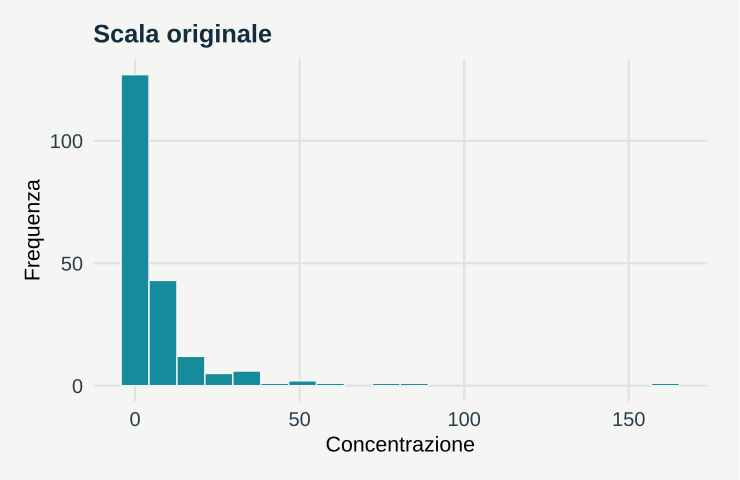

R code for this plot:
# GeoStat Lab — funzioni comuni. R >= 4.3; ggplot2 >= 3.4; jsonlite.
suppressPackageStartupMessages(library(ggplot2))
col_geo <- c('#168B9C','#BC5B35','#7054A4','#A17B19','#227864','#64748B')
theme_set(theme_minimal(base_size=17, base_family='sans') + theme(
  plot.background=element_rect(fill='#F5F6F3',colour=NA),
  panel.background=element_rect(fill='#F5F6F3',colour=NA),
  panel.grid.minor=element_blank(),panel.grid.major=element_line(colour='#DCE3E2'),
  plot.title=element_text(size=19,face='bold',colour='#122D3B'),
  plot.subtitle=element_text(size=13,colour='#405560',margin=margin(b=12)),
  axis.text=element_text(size=15,colour='#273E4A'),axis.title=element_text(size=16),
  legend.position='bottom',legend.title=element_blank(),legend.text=element_text(size=14),
  strip.text=element_text(size=15,face='bold'),plot.margin=margin(18,24,18,18)))
metric <- function(...) data.frame(grandezza=names(c(...)),valore=as.character(c(...)),check.names=FALSE)
f <- function(x,d=3) {out<-formatC(x,digits=d,format='fg');out[!is.finite(x)]<-'Non definito';out}
line_plot <- function(d,x='x',y='y',title='',xl=x,yl=y,group=NULL) {
 p<-ggplot(d,aes(x=.data[[x]],y=.data[[y]]))
 if(is.null(group)) p<-p+geom_line(colour=col_geo[1],linewidth=1.05) else p<-p+aes(colour=.data[[group]],group=.data[[group]])+geom_line(linewidth=1)+scale_colour_manual(values=col_geo)
 p+labs(title=title,x=xl,y=yl)
}
point_plot <- function(d,x='x',y='y',title='',xl=x,yl=y,group=NULL) {
 p<-ggplot(d,aes(x=.data[[x]],y=.data[[y]]))
 if(is.null(group))p<-p+geom_point(colour=col_geo[1],size=2.5,alpha=.8) else p<-p+aes(colour=.data[[group]])+geom_point(size=2.7,alpha=.85)+scale_colour_manual(values=col_geo)
 p+labs(title=title,x=xl,y=yl)
}
hist_plot<-function(x,title='',xl='Valore',bins=20)ggplot(data.frame(x=x),aes(x))+geom_histogram(bins=bins,fill=col_geo[1],colour='#F5F6F3')+labs(title=title,x=xl,y='Frequenza')
bar_plot<-function(d,x='gruppo',y='valore',title='',yl='Valore')ggplot(d,aes(x=.data[[x]],y=.data[[y]],fill=.data[[x]]))+geom_col(width=.65)+scale_fill_manual(values=rep(col_geo,length.out=length(unique(d[[x]])) ))+guides(fill='none')+labs(title=title,x=NULL,y=yl)
map_plot<-function(d,z='z',title='',xl='Est [km]',yl='Nord [km]')ggplot(d,aes(x,y,fill=.data[[z]]))+geom_raster()+coord_equal()+scale_fill_gradientn(colours=c('#153F56','#298C9C','#B8CDB2','#F1D889','#AD542F'))+labs(title=title,x=xl,y=yl)
acf_data<-function(x,lag=20){a<-acf(x,lag.max=min(lag,length(x)-1),plot=FALSE);data.frame(x=as.vector(a$lag)[-1],y=as.vector(a$acf)[-1])}
# AR(1), distribuzione marginale stazionaria N(0, 1).
ar_series<-function(n,rho){x<-numeric(n);x[1]<-rnorm(1);for(i in 2:n)x[i]<-rho*x[i-1]+sqrt(1-rho^2)*rnorm(1);x}
# Distanze euclidee in unità metriche già dichiarate; nessuna conversione implicita di CRS.
dist_cross<-function(a,b)sqrt(outer(a[,1],b[,1],'-')^2+outer(a[,2],b[,2],'-')^2)
# Predittore IDW: i punti coincidenti ricevono esattamente il valore osservato.
idw<-function(xy,z,new,power=2){dd<-dist_cross(new,xy);apply(dd,1,function(d)if(any(d<1e-10))mean(z[d<1e-10])else weighted.mean(z,d^(-power)))}
# CART didattico binario: divisioni assiali che minimizzano l'impurità di Gini.
cart_fit<-function(x,y,depth=2,minleaf=4){
 node<-list(p=mean(y),n=length(y));if(depth<1||length(unique(y))<2||length(y)<2*minleaf)return(node)
 best<-Inf
 for(j in seq_len(ncol(x))){v<-sort(unique(x[,j])); if(length(v)<2)next
  for(cut in (head(v,-1)+tail(v,-1))/2){left<-x[,j]<=cut;nl<-sum(left);nr<-sum(!left);if(min(nl,nr)<minleaf)next
   score<-nl*mean(y[left])*(1-mean(y[left]))+nr*mean(y[!left])*(1-mean(y[!left]))
   if(score<best){best<-score;node$j<-j;node$cut<-cut;split<-left}
  }
 }
 if(is.finite(best)){node$left<-cart_fit(x[split,,drop=FALSE],y[split],depth-1,minleaf);node$right<-cart_fit(x[!split,,drop=FALSE],y[!split],depth-1,minleaf)};node
}
cart_predict<-function(tree,x)apply(x,1,function(row){t<-tree;while(!is.null(t$j))t<-if(row[t$j]<=t$cut)t$left else t$right;t$p})

p <- list(sdlog = 1.4, seed = 17)
set.seed(p$seed)

x <- rlnorm(200, 1, p$sdlog)

data <- data.frame(originale = x, logaritmo = log(x))

plots <- list(hist_plot(x, "Scala originale", "Concentrazione"), hist_plot(log(x), "Scala logaritmica", 
    "Log concentrazione"))

metrics <- metric(`Media aritmetica` = f(mean(x)), `Media geometrica` = f(exp(mean(log(x)))))
print(metrics,row.names=FALSE)
ggplot2::ggsave('m03-scale-B.svg',plots[[1]],device=svglite::svglite,width=7.7,height=5.0,bg='#F8F6F1')
